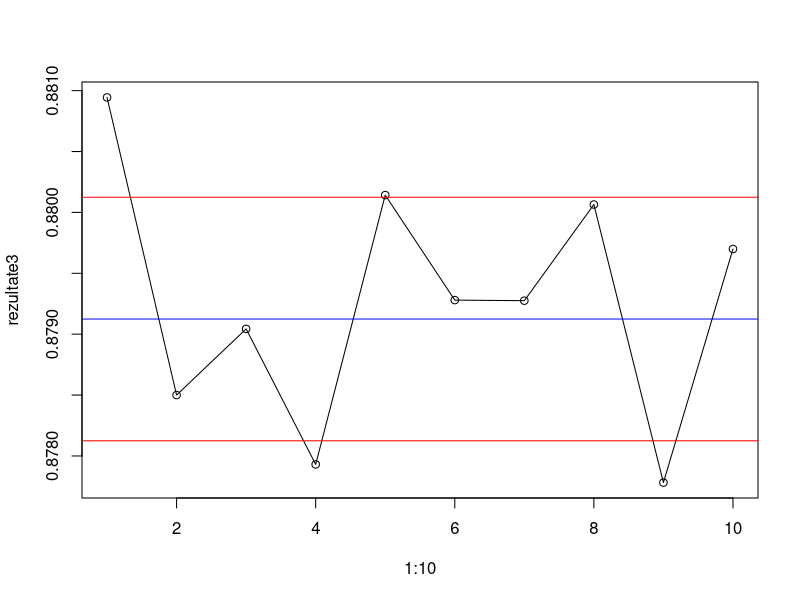

R code for this plot: (Note: a time limit stopped this script after it produced the figure.)
f <- function (x,a=1){
  return(a*(sin(x)^2*exp(-x^2*sqrt(x))))
}

g2 <- function(x){
  return(1/(2*pi) * 1/(1+ (x^2)/4))
}


rg2 <- function(n){
  u <- runif(n)
  return(2*tan(pi*u))
}




fmed<-function(x){
  return(x*f(x,3.852985))  # folosita pt a calcula media
}


raport1<-function(x){
  return(f(x)/dexp(x))  
}

raport2<-function(x){
  return(f(x)/(2*g2(x))) 
}

raport3<-function(x){
  return(f(x)/(2*dnorm(x))) 
}

medie_exacta<-integrate(fmed,0,Inf)$value



func1 <- function(dummy, k=1)
{
  while (TRUE)
  { 
    u <- runif(1)
    y <- rexp(1)
    g <- dexp(y)
    if (u <= f(y) / (k* g)) return(y) 
  }
}


freq1 <- function(dummy, k=1)
{
  u <- runif(1)
  y <- rexp(1)
  g1 <- dexp(y)
  if (u <= f(y) / (k* g1)) return(1) 
  return(0)
}

func2 <- function(dummy, k=1)
{
  while (TRUE)
  { 
    u <- runif(1)
    y <- abs(rg2(1))
    g <- 2*g2(y)
    if (u <= f(y) / (k* g)) return(y) 
  }
}

freq2 <- function(dummy, k=1)
{
  while (TRUE)
  { 
    u <- runif(1)
    y <- abs(rg2(1))
    g <- 2*g2(y)
    if (u <= f(y) / (k* g)) return(1) 
    return(0)
  }
}

func3 <- function(dummy, k=1)
{
  while (TRUE)
  { 
    u <- runif(1)
    y <- abs(rnorm(1))
    # while(y<0){
    #   y<-rnorm(1)
    # }
    
    g <- 2*dnorm(y)
    if (u <= f(y) / (k* g)) return(y) 
  }
}

aux3 <- function (nr,rez){
  
  return(mean(rez[1:nr]))
}

freq3<- function(dummy, k=1)
{
  u <- runif(1)
  y <- abs(rnorm(1))
  # while(y<0){
  #   y<-rnorm(1)
  # }
  g1 <- 2*dnorm(y)
  if (u <= f(y) / (k* g1)) return(1) 
  return(0)
}


x<-seq(0,4,0.001)  # intervalul discretizat


sup1<-optimise(raport1,x,maximum=TRUE)
sup2<-optimise(raport2,x,maximum=TRUE)
sup3<-optimise(raport3,x,maximum=TRUE)


acceptate1<-sapply(1:10^5,freq1,sup1$objective)
acceptate2<-sapply(1:10^5,freq2,sup2$objective)
acceptate3<-sapply(1:10^5,freq3,sup3$objective)

rata1<-mean(acceptate1)
rata2<-mean(acceptate2)
rata3<-mean(acceptate3)

constAprox1<-1/((sup1$objective)*rata1)
constAprox2<-1/((sup2$objective)*rata2)
constAprox3<-1/((sup3$objective)*rata3)



rez1<-sapply(1:10^5,func1,sup1$objective)
rez2<-sapply(1:10^5,func2,sup2$objective)
rez3<-sapply(1:10^5,func3,sup3$objective)


rezultate3<-c()

for (i in 1:10){
  
  rezultate3<-c(rezultate3,mean(sapply(1:10^5,func3,sup3$objective)))
  
}

plot(1:10,rezultate3, type = "o" )
abline(h = medie_exacta+0.001, col = "red") 
abline(h = medie_exacta-0.001, col = "red") 
abline(h = medie_exacta, col = "blue") 


rezultate3p<-c()

for (i in 1:10){
  
  rezultate3p<-c(rezultate3p,mean(sapply(1:10^6,func3,sup3$objective)))
  
}

plot(1:10,rezultate3p, type = "o" )
abline(h = medie_exacta+0.001, col = "red") 
abline(h = medie_exacta-0.001, col = "red") 
abline(h = medie_exacta, col = "blue") 

# medie1<-mean(rez1)
# 
# medii1<-cumsum(rez1)/seq_along(rez1)
# 
# criteriu1<-which(abs(medii1-medie_exacta)<=0.001)
# 
# print(criteriu1)
# 
# 
# 
# 
# medie2<-mean(rez2)
# 
# medii2<-cumsum(rez2)/seq_along(rez2)
# 
# criteriu2<-which(abs(medii2-medie_exacta)<=0.001)
# 
# print(criteriu2)
# 
# 
# 
# medie3<-mean(rez3)
# 
# medii3<-cumsum(rez3)/seq_along(rez3)
# 
# criteriu3<-which(abs(medii3-medie_exacta)<=0.001)
# 
# print(criteriu3)


hist(rez1,freq=F)
lines(x,f(x,constAprox1),col='red')

hist(rez2,freq=F)
lines(x,f(x,constAprox2),col='red')

hist(rez3,freq=F)
lines(x,f(x,constAprox3),col='red')
